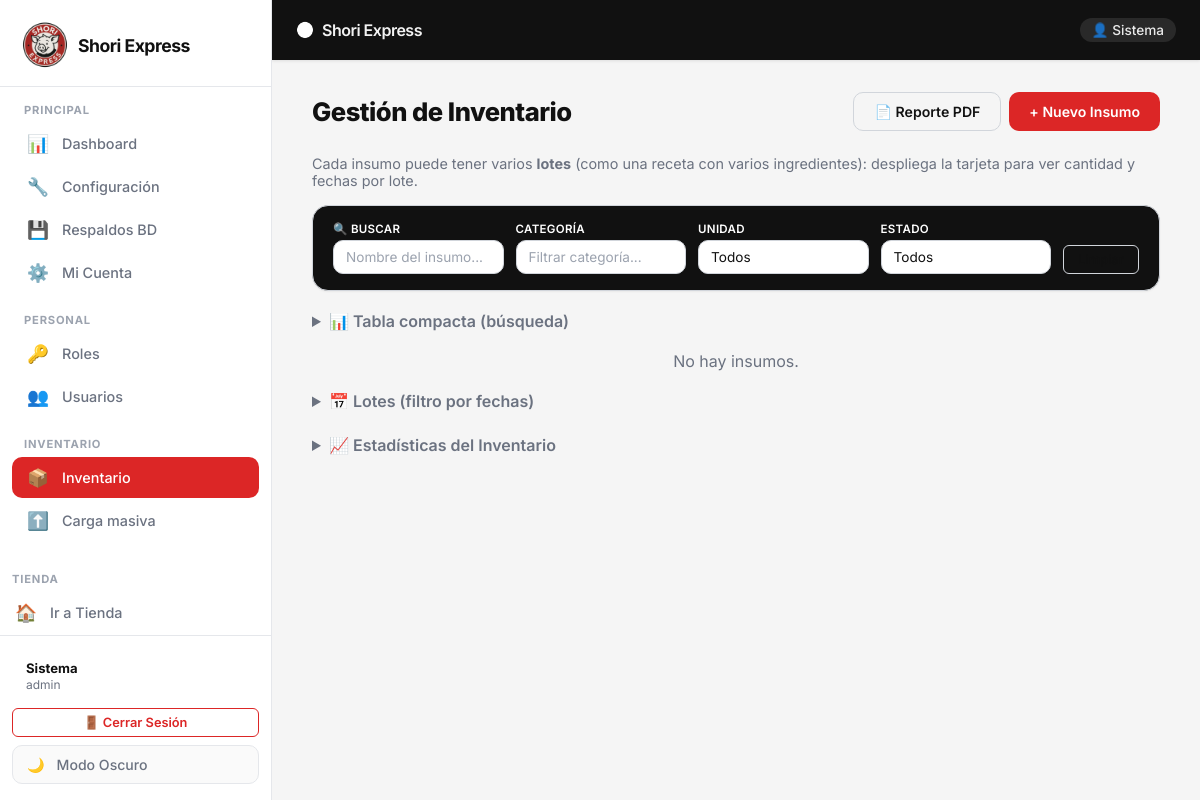
Page /inventario/ (signed in) on the earlier database version.
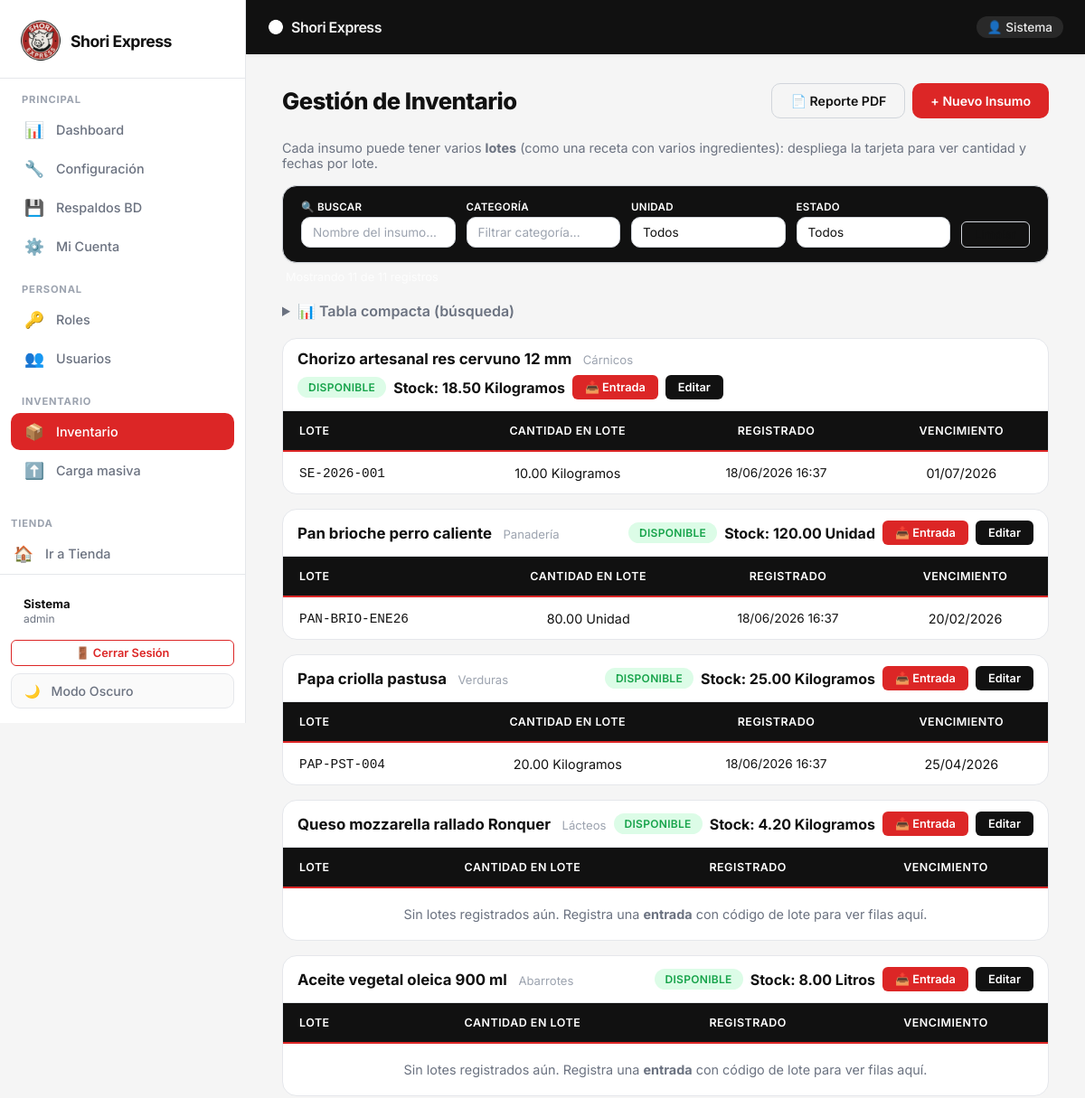
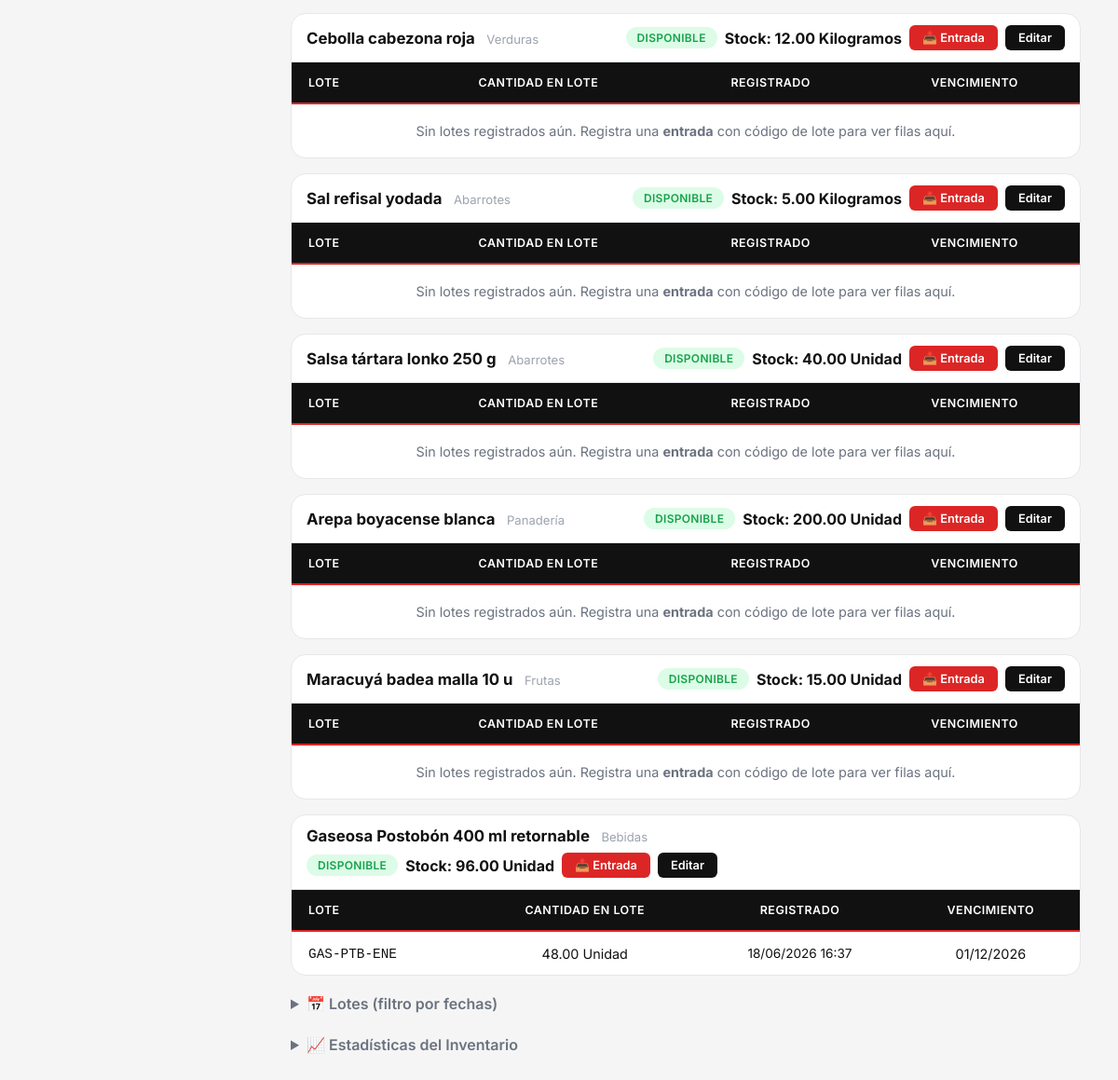
Same page on the later database version (2 pictures, top to bottom).
### usuario/models.py (models this page shows, shortened)
class Usuario(models.Model):
    TIPO_DOC_CHOICES = [
        ('CC', 'Cédula de Ciudadanía'),
        ('TI', 'Tarjeta de Identidad'),
        ('CE', 'Cédula de Extranjería'),
        ('PEP', 'Permiso Especial de Permanencia'),
    ]
    ESTADO_CHOICES = [
        ('activo', 'Activo'),
        ('inactivo', 'Inactivo'),
    ]
    tipo_documento = models.CharField(max_length=10, choices=TIPO_DOC_CHOICES, default='CC')
    documento = models.CharField(max_length=15, unique=True)
    primer_nombre = models.CharField(max_length=40)
    apellido = models.CharField(max_length=40)
    correo = models.EmailField(max_length=100, unique=True)
    telefono = models.CharField(max_length=20, null=True, blank=True)
    direccion = models.CharField(max_length=100, blank=True)
    nombre_usuario = models.CharField(max_length=50, unique=True)
    contrasena = models.CharField(max_length=255)
    ultima_actualizacion_password = models.DateTimeField(
        auto_now_add=True,
        help_text="Fecha de última actualización de contraseña",
    )
    rol = models.ForeignKey(
        'rol.Rol',
        on_delete=models.PROTECT,
        related_name='usuarios'
    )
    puntos_acumulados = models.PositiveIntegerField(default=0)
    bonos_fidelidad = models.PositiveIntegerField(
        default=0,
        help_text="Bonos ganados (ej. compras iguales o superiores al umbral configurado)",
    )
    estado = models.CharField(max_length=10, choices=ESTADO_CHOICES, default='activo')
    fecha_registro = models.DateTimeField(auto_now_add=True)
    class Meta:
        verbose_name = "Usuario"
        verbose_name_plural = "Usuarios"
        db_table = "usuario_usuario" # Mantiene compatibilidad con tu SQL

### inventario/models.py (models this page shows, shortened)
class Inventario(models.Model):
    UNIDADES_MEDIDA = [
        ('GR', 'Gramos'),
        ('KG', 'Kilogramos'),
        ('ML', 'Mililitros'),
        ('LT', 'Litros'),
        ('UN', 'Unidad'),
    ]
    ESTADO_CHOICES = [
        ('disponible', 'Disponible'),
        ('agotado', 'Agotado'),
        ('pocos', 'Pocas Unidades'),
    ]
    nombre_insumo = models.CharField(max_length=100)
    categoria_insumo = models.CharField(max_length=50) # Ej: Proteína, Vegetal, Abarrote
    unidad_medida = models.CharField(
        max_length=10,
        choices=UNIDADES_MEDIDA,
        default='GR'
    )
    stock_actual = models.DecimalField(
        max_digits=10,
        decimal_places=2,
        default=0.00
    )
    stock_minimo = models.DecimalField(
        max_digits=10,
        decimal_places=2,
        help_text="Alerta cuando el stock baje de este valor"
    )
    stock_maximo = models.DecimalField(
        max_digits=10,
        decimal_places=2,
        null=True,
        blank=True
    )
    precio_compra_referencia = models.DecimalField(max_digits=10, decimal_places=2)
    iva_porcentaje = models.DecimalField(
        max_digits=5,
        decimal_places=2,
        default=0.00
    )
    estado_insumo = models.CharField(
        max_length=20,
        choices=ESTADO_CHOICES,
        default='disponible'
    )
    class Meta:
        verbose_name = "Insumo de Inventario"
        verbose_name_plural = "Insumos de Inventario"
        db_table = "inventario_inventario"

class InventarioLote(models.Model):
    insumo = models.ForeignKey(
        Inventario,
        on_delete=models.CASCADE,
        related_name="lotes",
    )
    codigo_lote = models.CharField(max_length=50)
    cantidad = models.DecimalField(max_digits=10, decimal_places=2, default=0)
    fecha_registro = models.DateTimeField(auto_now_add=True)
    fecha_vencimiento = models.DateField(null=True, blank=True)
    class Meta:
        verbose_name = "Lote de inventario"
        verbose_name_plural = "Lotes de inventario"
        db_table = "inventario_inventariolote"
        unique_together = ("insumo", "codigo_lote")

### inventario/views.py (the view)
# urls.py: path('', views.lista_inventario, name='lista_inventario'),
@admin_shori_required
@require_GET
def lista_inventario(request):
    insumos = Inventario.objects.all().prefetch_related("lotes")
    total_valor_inventario = sum(
        float(i.stock_actual or 0) * float(i.precio_compra_referencia or 0)
        for i in insumos
    )
    return render(request, "inventario/lista_inventario.html", {
        "insumos": insumos,
        "total_valor_inventario": total_valor_inventario,
    })

### cuentas/context_processors.py (called while the page is built)
def user_context(request):
    usuario_logueado = None
    es_admin = False
    usuario_id = request.session.get('usuario_id')
    if usuario_id:
        try:
            usuario_logueado = Usuario.objects.get(pk=usuario_id)
        except Usuario.DoesNotExist:
            request.session.flush()
        else:
            nombre_rol = ''
            if usuario_logueado.rol:
                nombre_rol = usuario_logueado.rol.nombre_rol or ''
            es_admin = nombre_rol.strip().lower() in {'admin', 'administrador', 'empleado'}
    return {
        'usuario_logueado': usuario_logueado,
        'es_admin': es_admin,
    }

### cuentas/views.py (called while the page is built)
def _session_expired(request):
    last_activity = request.session.get('last_activity')
    if not last_activity:
        return False
    try:
        last = float(last_activity)
    except (TypeError, ValueError):
        return True
    return (timezone.now().timestamp() - last) > (SESSION_TIMEOUT_MINUTES * 60)

def _actualizar_actividad_sesion(request):
    request.session['last_activity'] = timezone.now().timestamp()

def _es_rol_admin(nombre_rol):
    if not nombre_rol:
        return False
    return nombre_rol.strip().lower() in ROLES_ADMIN

def _get_usuario_sesion(request):
    usuario_id = request.session.get('usuario_id')
    if usuario_id:
        try:
            return Usuario.objects.get(pk=usuario_id)
        except Usuario.DoesNotExist:
            request.session.flush()
    return None

### producto/context_processor.py (called while the page is built)
def cart_total_amount(request):
    cart = Cart(request)
    total = 0
    for key, value in cart.cart.items():
        total += float(value["precio"]) * value["cantidad"]
    return {'cart_total_amount': total, 'cart_count': len(cart.cart)}

### inventario/templates/inventario/lista_inventario.html (shortened to what this page needs)
{% extends 'base.html' %}
{% load static %}
{% block content %}
<div class="se-page-header">
    <h2>Gestión de Inventario</h2>
    <div style="display:flex; gap:8px; flex-wrap:wrap;">
        <a href="{% url 'descargar_inventario_pdf' %}" class="se-btn se-btn-outline">📄 Reporte PDF</a>
        <a href="{% url 'crear_insumo' %}" class="se-btn se-btn-primary">+ Nuevo Insumo</a>
    </div>
</div>
<div style="display:flex; justify-content:space-between; align-items:center; flex-wrap:wrap; gap:10px; margin-bottom: 16px;">
    <p style="color: var(--text-secondary); font-size: 0.9rem; margin:0;">
        Cada insumo puede tener varios <strong>lotes</strong> (como una receta con varios ingredientes): despliega la tarjeta para ver cantidad y fechas por lote.
    </p>
</div>
<div class="se-search-container" id="searchInventario"></div>
<details style="margin-bottom: 20px;">
    <summary style="cursor: pointer; font-weight: 600; color: var(--text-secondary);">📊 Tabla compacta (búsqueda)</summary>
</details>
<div style="display: flex; flex-direction: column; gap: 16px;">
    {% for i in insumos %}
    <div style="background: var(--bg-card); border: 1px solid var(--border-color); border-radius: var(--radius-lg); overflow: hidden;">
        <div style="padding: 12px 16px; background: var(--bg-main); border-bottom: 1px solid var(--border-color); display: flex; flex-wrap: wrap; align-items: center; justify-content: space-between; gap: 8px;">
            <div>
                <strong style="font-size: 1.05rem;">{{ i.nombre_insumo }}</strong>
                <span style="font-size: 0.82rem; color: var(--text-muted); margin-left: 8px;">{{ i.categoria_insumo }}</span>
            </div>
            <div style="display: flex; align-items: center; gap: 8px; flex-wrap: wrap;">
                <span class="se-badge {% if i.estado_insumo == 'disponible' %}se-badge-success{% elif i.estado_insumo == 'agotado' %}se-badge-danger{% else %}se-badge-warning{% endif %}">{{ i.estado_insumo|capfirst }}</span>
                <span style="font-weight: 700; color: var(--brand-color);">Stock: {{ i.stock_actual }} {{ i.get_unidad_medida_display }}</span>
                <a href="{% url 'crear_movimiento' %}?insumo_id={{ i.id }}&tipo=entrada" class="se-btn se-btn-success se-btn-sm">📥 Entrada</a>
                <a href="{% url 'editar_insumo' i.id %}" class="se-btn se-btn-warning se-btn-sm">Editar</a>
            </div>
        </div>
        <table class="se-table" style="margin: 0;">
            <thead>
                <tr>
                    <th>Lote</th>
                    <th class="text-center">Cantidad en lote</th>
                    <th class="text-center">Registrado</th>
                    <th class="text-center">Vencimiento</th>
                </tr>
            </thead>
            <tbody>
                {% for l in i.lotes.all %}
                <tr>
                    <td><code>{{ l.codigo_lote }}</code></td>
                    <td class="text-center">{{ l.cantidad }} {{ i.get_unidad_medida_display }}</td>
                    <td class="text-center" style="font-size: 0.85rem;">{{ l.fecha_registro|date:"d/m/Y H:i" }}</td>
                    <td class="text-center">{% if l.fecha_vencimiento %}{{ l.fecha_vencimiento|date:"d/m/Y" }}{% else %}—{% endif %}</td>
                </tr>
                {% empty %}
                <tr>
                    <td colspan="4" style="text-align: center; color: var(--text-secondary); padding: 20px;">
                        Sin lotes registrados aún. Registra una <strong>entrada</strong> con código de lote para ver filas aquí.
                    </td>
                </tr>
                {% endfor %}
            </tbody>
        </table>
    </div>
    {% empty %}
    <p style="text-align: center; color: var(--text-secondary);">No hay insumos.</p>
    {% endfor %}
</div>
<details style="margin-top: 20px;">
    <summary style="cursor: pointer; font-weight: 600; color: var(--text-secondary);">📅 Lotes (filtro por fechas)</summary>
</details>
<details style="margin-top: 24px;">
    <summary style="cursor: pointer; font-weight: 600; color: var(--text-secondary);">📈 Estadísticas del Inventario</summary>
</details>
{% endblock %}

### templates/base.html (shortened to what this page needs)
{% load static %}
<!DOCTYPE html>
<html lang="es" data-theme="light">
<head>
    <link rel="stylesheet" href="{% static 'style.css' %}">
</head>
<body>
<aside class="se-sidebar" id="sidebar">
    <div class="se-sidebar-header">
        <a class="se-sidebar-brand" href="{% url 'home' %}">
            <img src="{% static 'IMG/SHORIp.ico' %}" alt="Shori" class="sidebar-logo">
            <span style="font-weight: 700; letter-spacing: -0.5px; font-size: 1.1rem;">Shori Express</span>
        </a>
    </div>
    <nav class="se-sidebar-nav">
        <div class="se-nav-section-label">Principal</div>
        <a class="se-sidebar-link" href="{% url 'home' %}">
            <span class="se-sidebar-icon">📊</span>
            <span>Dashboard</span>
        </a>
        <a class="se-sidebar-link" href="{% url 'ver_configuracion' %}">
            <span class="se-sidebar-icon">🔧</span>
            <span>Configuración</span>
        </a>
        <a class="se-sidebar-link" href="{% url 'lista_respaldos' %}">
            <span class="se-sidebar-icon">💾</span>
            <span>Respaldos BD</span>
        </a>
        {% if request.session.usuario_id %}
        <a class="se-sidebar-link" href="{% url 'mi_cuenta' request.session.usuario_id %}">
            <span class="se-sidebar-icon">⚙️</span>
            <span>Mi Cuenta</span>
        </a>
        {% endif %}
        <div class="se-nav-section-label">Personal</div>
        <a class="se-sidebar-link" href="{% url 'lista_roles' %}">
            <span class="se-sidebar-icon">🔑</span>
            <span>Roles</span>
        </a>
        <a class="se-sidebar-link" href="{% url 'lista_usuarios' %}">
            <span class="se-sidebar-icon">👥</span>
            <span>Usuarios</span>
        </a>
        <div class="se-nav-section-label">Inventario</div>
        <a class="se-sidebar-link" href="{% url 'lista_inventario' %}">
            <span class="se-sidebar-icon">📦</span>
            <span>Inventario</span>
        </a>
        <a class="se-sidebar-link" href="{% url 'carga_masiva' %}">
            <span class="se-sidebar-icon">⬆️</span>
            <span>Carga masiva</span>
        </a>
        <a class="se-sidebar-link" href="{% url 'lista_productos' %}">
        </a>
    </nav>
    <div class="se-nav-section-label">Tienda</div>
    <a class="se-sidebar-link" href="{% url 'landing' %}">
        <span class="se-sidebar-icon">🏠</span>
        <span>Ir a Tienda</span>
    </a>
    <div class="se-sidebar-footer">
        {% if request.session.usuario_nombre %}
        <div style="padding: 8px 14px; margin-bottom: 8px; font-size: 0.82rem; color: var(--text-secondary);">
            <strong style="color: var(--text-primary);">{{ request.session.usuario_nombre }}</strong><br>
            <span style="font-size: 0.75rem;">{{ request.session.usuario_rol|default:"Usuario" }}</span>
        </div>
        <a href="{% url 'logout' %}" class="se-btn se-btn-outline-red se-btn-sm" style="width: 100%; margin-bottom: 8px;">
            🚪 Cerrar Sesión
        </a>
        {% endif %}
        <button class="theme-toggle-sidebar" onclick="toggleTheme()" id="themeBtn" title="Cambiar tema" aria-label="Cambiar tema">
            <span id="themeIcon">🌙</span>
            <span id="themeText">Modo Oscuro</span>
        </button>
    </div>
</aside>
<header class="se-topbar">
    <a class="se-topbar-brand" href="{% url 'home' %}">
        <img src="{% static 'IMG/SHORIp.ico' %}" alt="Shori" class="topbar-logo">
        <span style="font-weight: 600; font-size: 1rem; color: rgba(255,255,255,0.95);">Shori Express</span>
    </a>
    {% if request.session.usuario_nombre %}
    <span style="color: rgba(255,255,255,0.9); font-size: 0.85rem; font-weight: 500; background: rgba(255,255,255,0.1); padding: 4px 12px; border-radius: 20px;">
        👤 {{ request.session.usuario_nombre }}
    </span>
    {% endif %}
</header>
<main class="se-main">
    {% block content %}
    {% endblock %}
</main>
</body>
</html>

### templates/base.html (style rules this page uses)
.se-sidebar-brand, .se-topbar-brand { display: flex; align-items: center; gap: 8px; }
.sidebar-logo { width: 50px; height: 50px; object-fit: contain; }
.topbar-logo { width: 18px; height: 18px; object-fit: contain; filter: brightness(0) invert(1); }

Differences in the rows shown:
added Inventario: nombre_insumo "Chorizo artesanal res cervuno 12 mm", categoria_insumo "Cárnicos", estado_insumo "DISPONIBLE", stock_actual "18.50", unidad_medida "Kilogramos"
added InventarioLote: codigo_lote "SE-2026-001", cantidad "10.00", fecha_registro "18/06/2026 16:37", fecha_vencimiento "01/07/2026", shown under "Chorizo artesanal res cervuno 12 mm"
added Inventario: nombre_insumo "Pan brioche perro caliente", categoria_insumo "Panadería", estado_insumo "DISPONIBLE", stock_actual "120.00", unidad_medida "Unidad"
added InventarioLote: codigo_lote "PAN-BRIO-ENE26", cantidad "80.00", fecha_registro "18/06/2026 16:37", fecha_vencimiento "20/02/2026", shown under "Pan brioche perro caliente"
added Inventario: nombre_insumo "Papa criolla pastusa", categoria_insumo "Verduras", estado_insumo "DISPONIBLE", stock_actual "25.00", unidad_medida "Kilogramos"
added InventarioLote: codigo_lote "PAP-PST-004", cantidad "20.00", fecha_registro "18/06/2026 16:37", fecha_vencimiento "25/04/2026", shown under "Papa criolla pastusa"
added Inventario: nombre_insumo "Queso mozzarella rallado Ronquer", categoria_insumo "Lácteos", estado_insumo "DISPONIBLE", stock_actual "4.20", unidad_medida "Kilogramos"
added Inventario: nombre_insumo "Aceite vegetal oleica 900 ml", categoria_insumo "Abarrotes", estado_insumo "DISPONIBLE", stock_actual "8.00", unidad_medida "Litros"
added Inventario: nombre_insumo "Cebolla cabezona roja", categoria_insumo "Verduras", estado_insumo "DISPONIBLE", stock_actual "12.00", unidad_medida "Kilogramos"
added Inventario: nombre_insumo "Sal refisal yodada", categoria_insumo "Abarrotes", estado_insumo "DISPONIBLE", stock_actual "5.00", unidad_medida "Kilogramos"
added Inventario: nombre_insumo "Salsa tártara lonko 250 g", categoria_insumo "Abarrotes", estado_insumo "DISPONIBLE", stock_actual "40.00", unidad_medida "Unidad"
added Inventario: nombre_insumo "Arepa boyacense blanca", categoria_insumo "Panadería", estado_insumo "DISPONIBLE", stock_actual "200.00", unidad_medida "Unidad"
added Inventario: nombre_insumo "Maracuyá badea malla 10 u", categoria_insumo "Frutas", estado_insumo "DISPONIBLE", stock_actual "15.00", unidad_medida "Unidad"
added Inventario: nombre_insumo "Gaseosa Postobón 400 ml retornable", categoria_insumo "Bebidas", estado_insumo "DISPONIBLE", stock_actual "96.00", unidad_medida "Unidad"
added InventarioLote: codigo_lote "GAS-PTB-ENE", cantidad "48.00", fecha_registro "18/06/2026 16:37", fecha_vencimiento "01/12/2026", shown under "Gaseosa Postobón 400 ml retornable"
Other differences:
text no longer shown: "No hay insumos."
